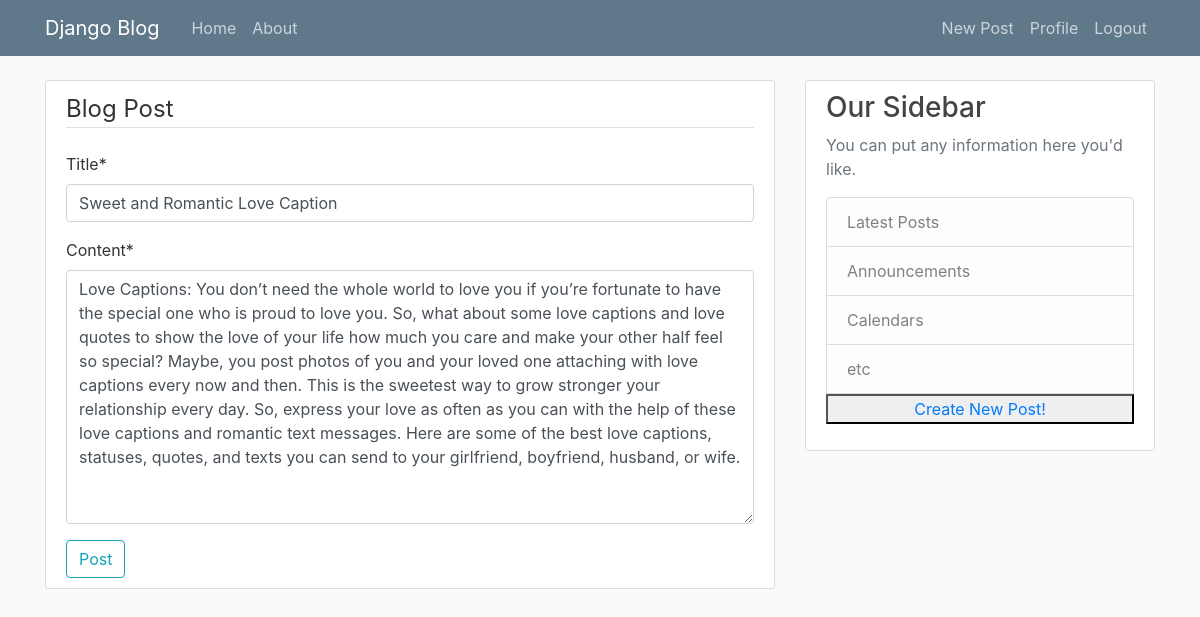
Page /post/2/update/ (signed in) on the committed database.
### BlogApp/models.py (models this page shows, shortened)
class Post(models.Model):
    title = models.CharField(max_length=150)
    content = models.TextField()
    date_post = models.DateTimeField(default=timezone.now)
    author = models.ForeignKey(User, on_delete=models.CASCADE)

### BlogApp/views.py (the view, shortened to what this page needs)
# urls.py: path('post/<int:pk>/update/', PostUpdateView.as_view(), name="post update"),
class PostUpdateView(UserPassesTestMixin, UpdateView):
    model = Post
    fields = ['title', 'content']
    template_name = 'home/post_form.html'
    def test_func(self):
        post = self.get_object()
        if self.request.user == post.author:
            return True
        return False

### BlogApp/templates/home/post_form.html (shortened to what this page needs)
{% extends "home/base.html" %}
{% load crispy_forms_tags %}
{% block content %}
<div class="content-section">
    <form method="POST">
        <fieldset class="from-group">
            <legend class="border-bottom mb-4"> Blog Post</legend>
            {{ form|crispy }}
        </fieldset>
        <div class="from-group">
            <button class="btn btn-outline-info" type="submit"> Post</button>
        </div>
    </form>
</div>
{% endblock %}

### BlogApp/static/blog/main.css (style rules this page uses)
body { background: #fafafa; color: #333333; margin-top: 5rem; }
.content-section { background: #ffffff; padding: 10px 20px; border: 1px solid #dddddd; border-radius: 3px; margin-bottom: 20px; }

### rows in the picture
Post: title "Sweet and Romantic Love Caption", content "Love Captions: You don’t need the whole world to love you if you’re fortunate to have the special one who is proud to love you. So, what about some love captions and love quotes to show the love of your life how much you care and make your other half feel so special? Maybe, you post photos of you and your loved one attaching with love captions every now and then. This is the sweetest way to grow stronger your relationship every day. So, express your love as often as you can with the help of these love captions and romantic text messages. Here are some of the best love captions, statuses, quotes, and texts you can send to your girlfriend, boyfriend, husband, or wife."
